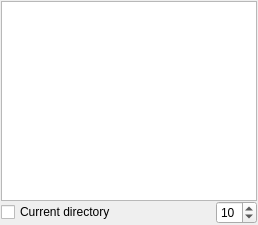
<?xml version="1.0" encoding="UTF-8"?>
<ui version="4.0">
 <class>FileBrowserForm</class>
 <widget class="QWidget" name="fileBrowser">
  <property name="geometry">
   <rect>
    <x>0</x>
    <y>0</y>
    <width>258</width>
    <height>225</height>
   </rect>
  </property>
  <attribute name="icon">
   <iconset resource="../../../../gcodeshared/application.qrc">
    <normaloff>:/images/folder.png</normaloff>:/images/folder.png</iconset>
  </attribute>
  <attribute name="title">
   <string/>
  </attribute>
  <attribute name="toolTip">
   <string>Browse files</string>
  </attribute>
  <layout class="QVBoxLayout" name="verticalLayout">
   <property name="spacing">
    <number>0</number>
   </property>
   <property name="leftMargin">
    <number>1</number>
   </property>
   <property name="topMargin">
    <number>1</number>
   </property>
   <property name="rightMargin">
    <number>1</number>
   </property>
   <property name="bottomMargin">
    <number>1</number>
   </property>
   <item>
    <widget class="QTreeView" name="fileTreeView">
     <property name="editTriggers">
      <set>QAbstractItemView::EditTrigger::NoEditTriggers</set>
     </property>
     <property name="alternatingRowColors">
      <bool>true</bool>
     </property>
     <property name="sortingEnabled">
      <bool>true</bool>
     </property>
     <property name="animated">
      <bool>true</bool>
     </property>
     <attribute name="headerMinimumSectionSize">
      <number>50</number>
     </attribute>
     <attribute name="headerHighlightSections">
      <bool>true</bool>
     </attribute>
    </widget>
   </item>
   <item>
    <layout class="QHBoxLayout" name="horizontalLayout">
     <item>
      <widget class="QCheckBox" name="currentPathCheckBox">
       <property name="toolTip">
        <string>If checked, show the list of files in the current directory, otherwise the last opened directory</string>
       </property>
       <property name="text">
        <string>Current directory</string>
       </property>
      </widget>
     </item>
     <item>
      <spacer name="horizontalSpacer_2">
       <property name="orientation">
        <enum>Qt::Orientation::Horizontal</enum>
       </property>
       <property name="sizeHint" stdset="0">
        <size>
         <width>40</width>
         <height>20</height>
        </size>
       </property>
      </spacer>
     </item>
     <item>
      <widget class="QSpinBox" name="filePreviewSpinBox">
       <property name="toolTip">
        <string>Preview no. of file lines</string>
       </property>
       <property name="maximum">
        <number>50</number>
       </property>
       <property name="value">
        <number>10</number>
       </property>
      </widget>
     </item>
    </layout>
   </item>
  </layout>
 </widget>
 <resources/>
 <connections/>
</ui>
